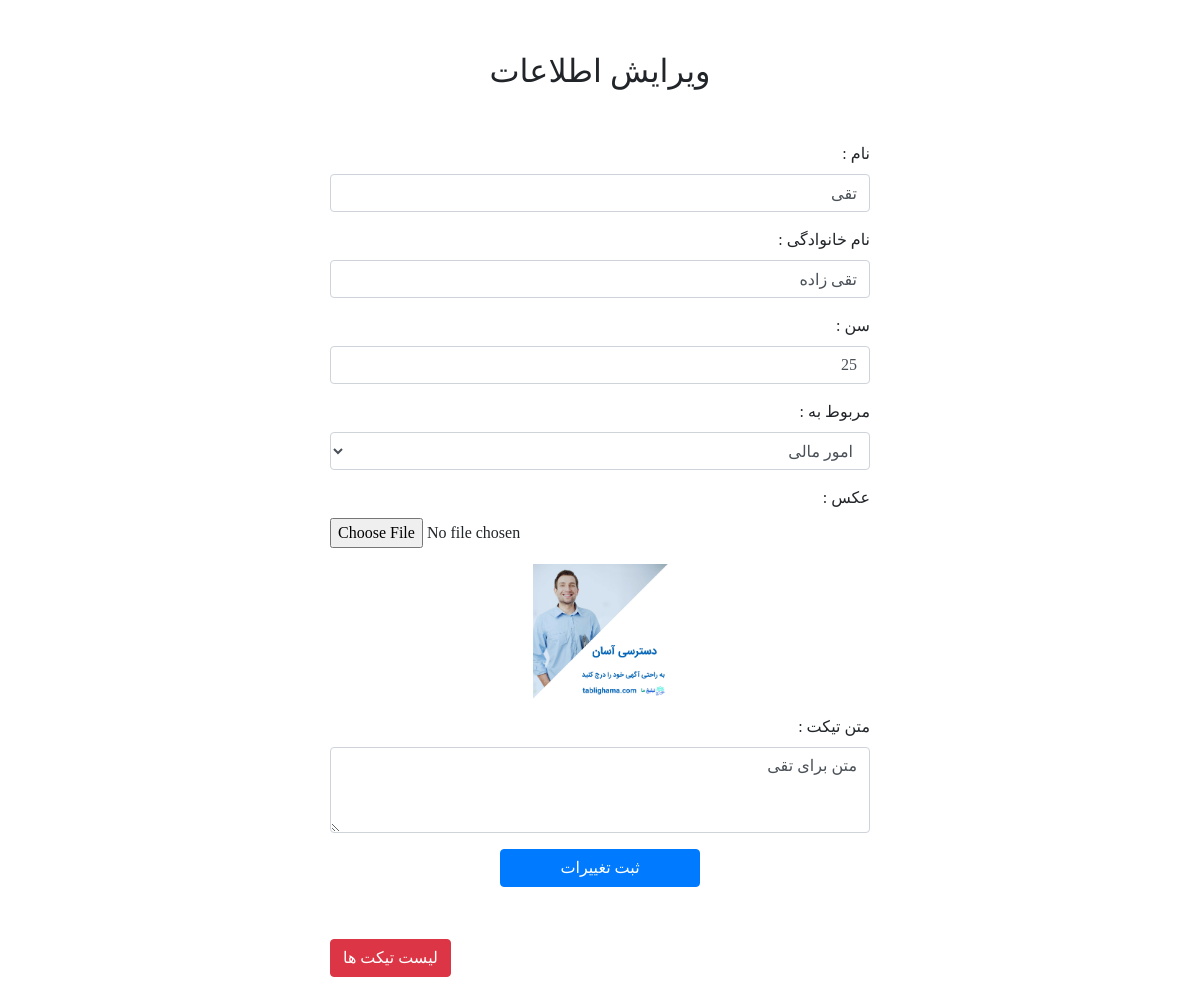
The app's page /edit.php?id=20 (signed in) with its own data.
### tables this page shows
CREATE TABLE IF NOT EXISTS `users` (
  `id` int(11) NOT NULL AUTO_INCREMENT,
  `firstname` varchar(25) NOT NULL,
  `lastname` varchar(25) NOT NULL,
  `age` tinyint(4) NOT NULL,
  `field` varchar(25) NOT NULL,
  `image` varchar(50) NOT NULL,
  `comment` text NOT NULL,
  PRIMARY KEY (`id`)
);

### edit.php (the view, shortened to what this page needs)
<?php
include_once ('config.php');
$id=$_GET['id'];
$conn=mysqli_connect($server,$userdb,$password,$dbname);
mysqli_query($conn,"SET NAMES 'utf8'");
mysqli_query($conn,"SET CHARACTER SET 'utf8'");
mysqli_query($conn,"SET character_set_connection = 'utf8'");
$sql1="SELECT * FROM `users` WHERE `id`= $id ";
$result=mysqli_query($conn,$sql1);
$row=mysqli_fetch_assoc($result);
?>
<!doctype html>
<html lang="fa">
<head>
    <link rel="stylesheet" href="css/bootstrap.min.css">
    <link rel="stylesheet" href="css/style.css">
</head>
<body>
<div class="container">
    <div class="row">
        <h2 class="text-center m-auto">ویرایش اطلاعات </h2>
    </div>
    <div class="row justify-content-md-center">
        <div class="col-12 col-md-6">
            <form method="post" enctype="multipart/form-data">
                <div class="form-group">
                    <label for="name">نام :</label>
                    <input type="text" class="form-control" id="name" placeholder="نام شما ؟" name="frm[name]" value="<?php echo $row['firstname']; ?>">
                </div>
                <div class="form-group">
                    <label for="lastname">نام خانوادگی :</label>
                    <input type="text" class="form-control" id="lastname" placeholder="نام خانوادگی شما ؟" name="frm[lname]" value="<?php echo $row['lastname']; ?>">
                </div>
                <div class="form-group">
                    <label for="age">سن :</label>
                    <input type="text" class="form-control" id="age" placeholder="سن شما ؟" name="frm[age]" value="<?php echo $row['age']; ?>">
                </div>
                <div class="form-group">
                    <label for="Select1">مربوط به :</label>
                    <select class="form-control" id="Select1" name="frm[field]">
                        <option value="امور مالی" <?php if($row['field']=="امور مالی"){echo "selected";} ?> >امور مالی</option>
                    </select>
                </div>
                <div class="form-group">
                    <label for="files">عکس : </label>
                    <input type="file" class="form-control-file" id="files" name="image">
                    <img class="w-25 mx-auto d-block mt-3 mb-3" src="<?php echo $row['image']; ?>">
                </div>
                <div class="form-group">
                    <label for="Textarea">متن تیکت :</label>
                    <textarea class="form-control" id="Textarea" rows="3" placeholder="سوال شما ..." name="frm[comment]" ><?php echo $row['comment']; ?></textarea>
                </div>
                <div class="text-center">
                    <button type="submit" class="btn btn-primary" name="btn" id="btn">ثبت تغییرات</button>
                </div>
            </form>
        </div>
    </div>
    <div class="row justify-content-md-center">
        <div class="col-12 col-md-6">
            <a href="ticket-list.php" class="btn btn-danger mb-5">لیست تیکت ها</a>
        </div>
    </div>
</div>
</body>
</html>

### css/style.css (style rules this page uses)
body { direction: rtl; font-family: IRANSans; }
.container .row { margin-top: 52px; }
.form-group label { float: right; }
.form-group input[type=file] { direction: ltr; }
.text-center button { width: 200px; }

### records on screen
users: firstname "تقی", lastname "تقی زاده", age "25", field "امور مالی", image (picture), comment "متن برای تقی"
